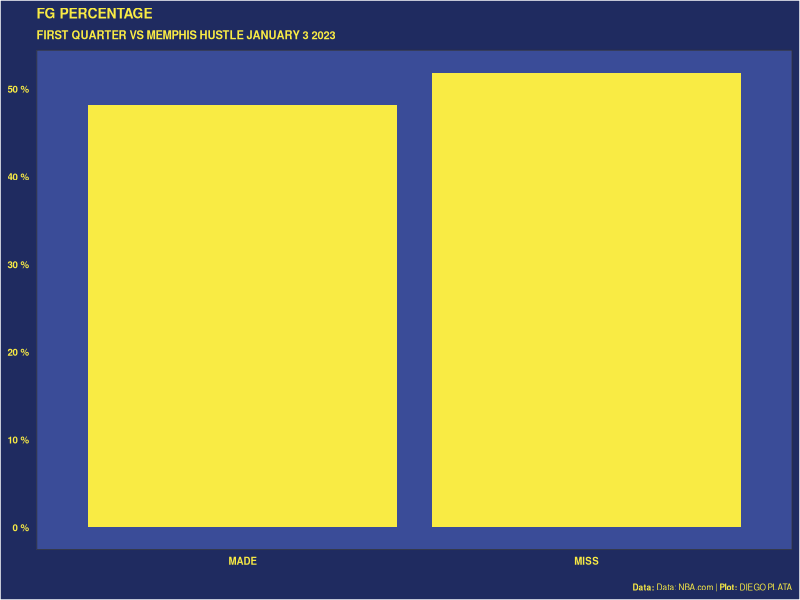
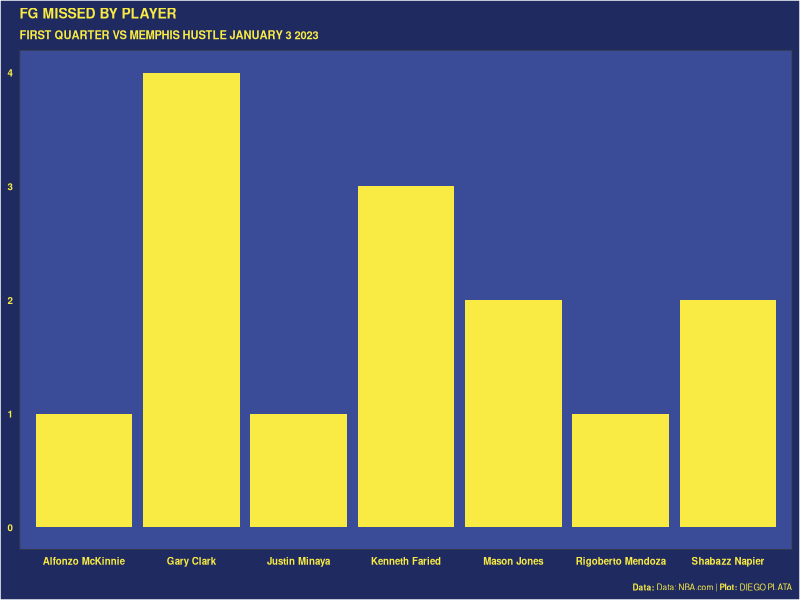
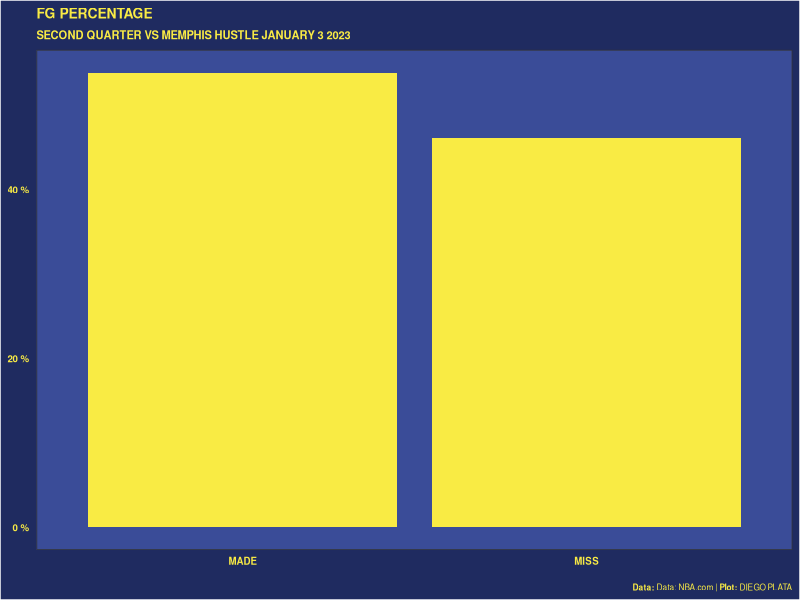
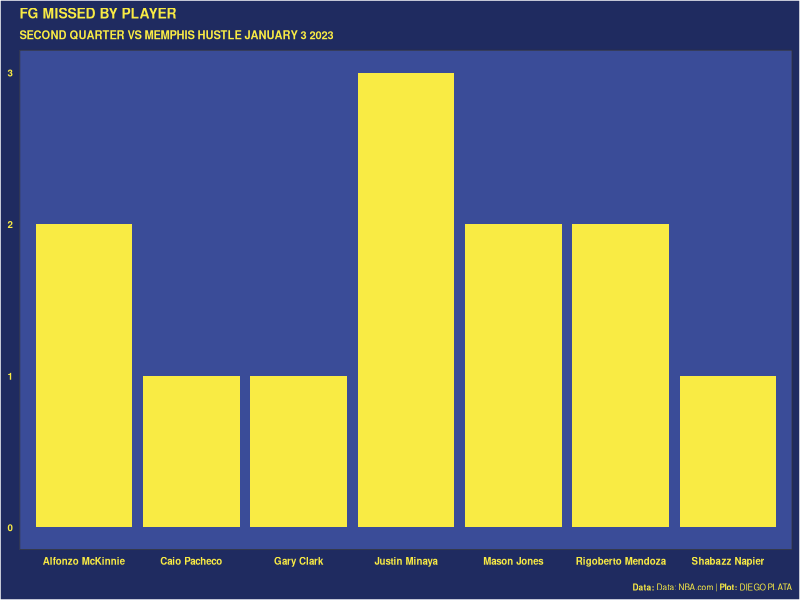
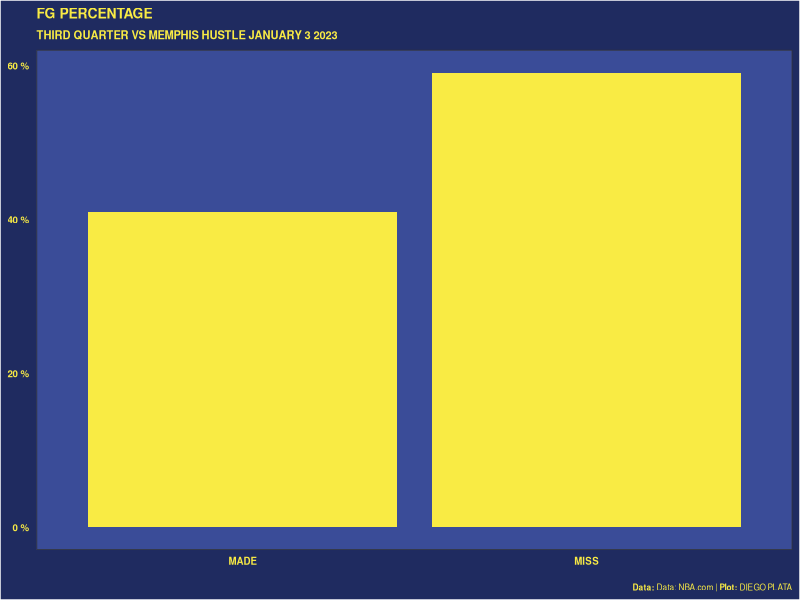
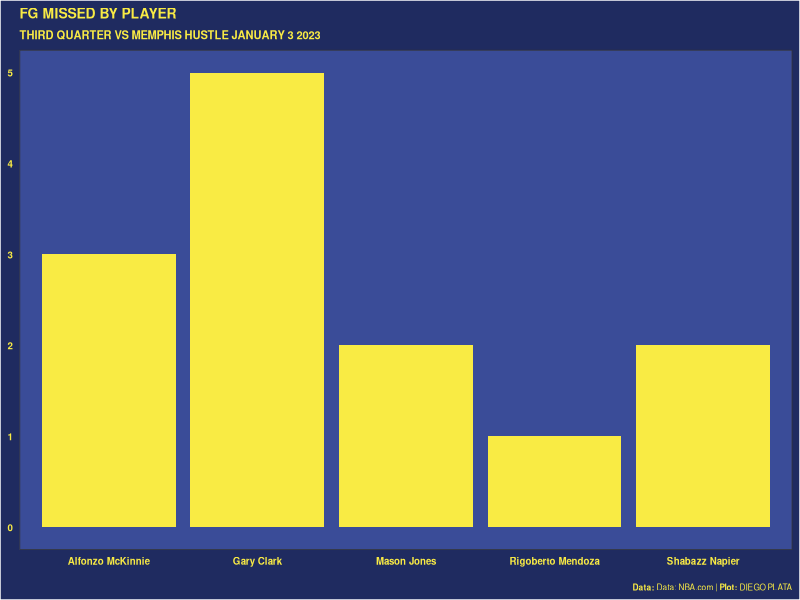
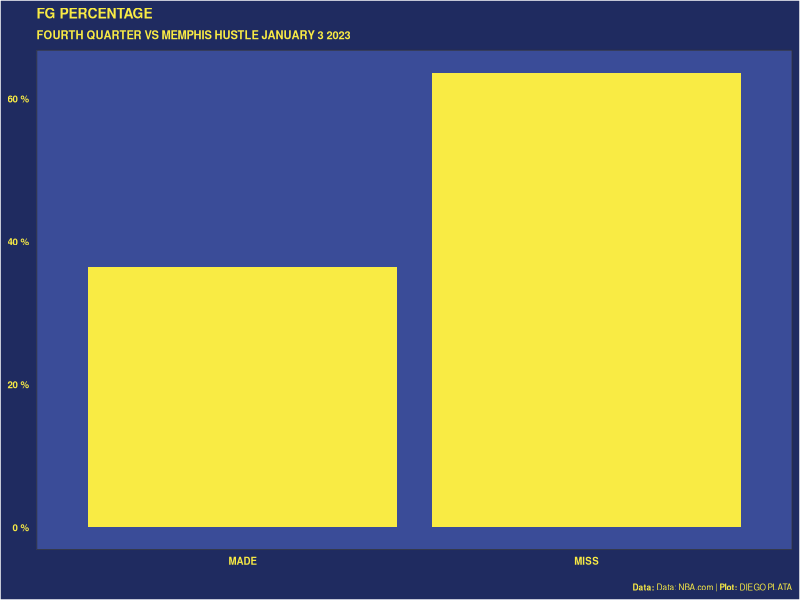
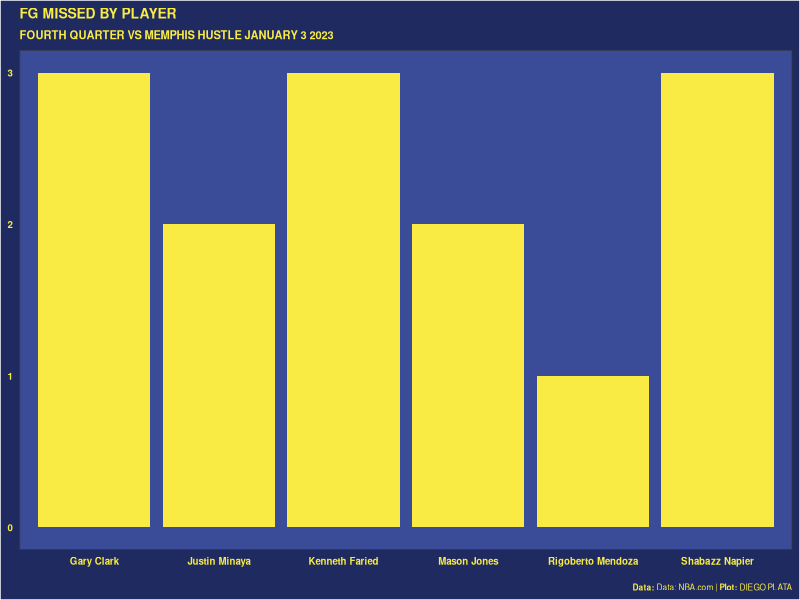

Write R code to recreate these figures, in order.
library(dplyr)
library(ggplot2)
library(ggtext)
library(patchwork)

#list_csv_files <- list.files(path = "data/games_pbp/lost_in_fourth/")
#meltdowns = do.call(rbind, lapply(list_csv_files, function(x) read.csv(glue::glue("data/games_pbp/lost_in_fourth/{x}"), stringsAsFactors = FALSE)))

data_dictionary <- read.csv('data/games_pbp/lost_in_fourth/data_dictionary.csv')
capitanes_hustle <- read.csv('data/games_pbp/lost_in_fourth/2022200046.csv')

# --------------------- FIRST QUARTER -----------------------------------------

capitanes_hustle_first_quarter_capitanes <- filter(capitanes_hustle, (PERIOD == 1 & PLAYER1_TEAM_CITY == "Mexico City"))
capitanes_hustle_first_quarter_capitanes_missed_fgs_list <- filter(capitanes_hustle_first_quarter_capitanes, EVENTMSGTYPE == 2)

capitanes_hustle_first_quarter_capitanes_total_fgs <- sum(capitanes_hustle_first_quarter_capitanes$EVENTMSGTYPE == 1) + sum(capitanes_hustle_first_quarter_capitanes$EVENTMSGTYPE == 2)
capitanes_hustle_first_quarter_capitanes_missed_fgs <- sum(capitanes_hustle_first_quarter_capitanes$EVENTMSGTYPE == 2)
capitanes_hustle_first_quarter_capitanes_missed_fgs_pctg <- (capitanes_hustle_first_quarter_capitanes_missed_fgs * 100) / (capitanes_hustle_first_quarter_capitanes_total_fgs)
capitanes_hustle_first_quarter_capitanes_made_fgs_pctg <- 100 - capitanes_hustle_first_quarter_capitanes_missed_fgs_pctg

made_miss_fg_pctg <- data.frame(
  category=c("MADE","MISS"),  
  value=c(capitanes_hustle_first_quarter_capitanes_made_fgs_pctg, capitanes_hustle_first_quarter_capitanes_missed_fgs_pctg)
)
made_miss_fg_pctg_plot <- ggplot(made_miss_fg_pctg, aes(x=category, y=value)) +
  geom_bar(stat = "identity", fill = "#F9EB44") +
  theme_bw() +
  labs(x=NULL,
       y=NULL,
       title = "FG PERCENTAGE",
       subtitle = "FIRST QUARTER VS MEMPHIS HUSTLE JANUARY 3 2023",
       caption = "<br>**Data:** Data: NBA.com | **Plot:** DIEGO PLATA") +
  scale_y_continuous(label = function(x) {return(paste(x, "%"))}) +
  theme(
    plot.title = element_text(face = "bold", size = 10, color = "#F9EB44"),
    plot.subtitle = element_text(size = 8, face = "bold", color = "#F9EB44"),
    plot.caption = element_markdown(size = 6, color = "#F9EB44"),
    panel.background = element_rect(fill = "#3A4C98"),
    plot.background = element_rect(fill = "#1F2B60"),
    panel.grid.major = element_blank(),
    panel.grid.minor = element_blank(),
    axis.text = element_text(size = 7, face = "bold", color = "#F9EB44"),
    axis.ticks.y = element_blank(),
    axis.ticks.x = element_blank(),
    axis.line.x = element_blank(),
    axis.line.y = element_blank()
  )
made_miss_fg_pctg_plot

miss_per_player <- capitanes_hustle_first_quarter_capitanes_missed_fgs_list %>% count(PLAYER1_NAME)
miss_per_player_plot <- ggplot(miss_per_player, aes(x=PLAYER1_NAME, y=n)) +
  geom_bar(stat = "identity", fill = "#F9EB44") +
  theme_bw() +
  labs(x=NULL,
       y=NULL,
       title = "FG MISSED BY PLAYER",
       subtitle = "FIRST QUARTER VS MEMPHIS HUSTLE JANUARY 3 2023",
       caption = "<br>**Data:** Data: NBA.com | **Plot:** DIEGO PLATA") +
  theme(
    plot.title = element_text(face = "bold", size = 10, color = "#F9EB44"),
    plot.subtitle = element_text(size = 8, face = "bold", color = "#F9EB44"),
    plot.caption = element_markdown(size = 6, color = "#F9EB44"),
    panel.background = element_rect(fill = "#3A4C98"),
    plot.background = element_rect(fill = "#1F2B60"),
    panel.grid.major = element_blank(),
    panel.grid.minor = element_blank(),
    axis.text = element_text(size = 7, face = "bold", color = "#F9EB44"),
    axis.ticks.y = element_blank(),
    axis.ticks.x = element_blank(),
    axis.line.x = element_blank(),
    axis.line.y = element_blank()
  )
miss_per_player_plot

# --------------------- SECOND QUARTER -----------------------------------------

capitanes_hustle_second_quarter_capitanes <- filter(capitanes_hustle, (PERIOD == 2 & PLAYER1_TEAM_CITY == "Mexico City"))
capitanes_hustle_second_quarter_capitanes_missed_fgs_list <- filter(capitanes_hustle_second_quarter_capitanes, EVENTMSGTYPE == 2)

capitanes_hustle_second_quarter_capitanes_total_fgs <- sum(capitanes_hustle_second_quarter_capitanes$EVENTMSGTYPE == 1) + sum(capitanes_hustle_second_quarter_capitanes$EVENTMSGTYPE == 2)
capitanes_hustle_second_quarter_capitanes_missed_fgs <- sum(capitanes_hustle_second_quarter_capitanes$EVENTMSGTYPE == 2)
capitanes_hustle_second_quarter_capitanes_missed_fgs_pctg <- (capitanes_hustle_second_quarter_capitanes_missed_fgs * 100) / (capitanes_hustle_second_quarter_capitanes_total_fgs)
capitanes_hustle_second_quarter_capitanes_made_fgs_pctg <- 100 - capitanes_hustle_second_quarter_capitanes_missed_fgs_pctg

second_made_miss_fg_pctg <- data.frame(
  category=c("MADE","MISS"),  
  value=c(capitanes_hustle_second_quarter_capitanes_made_fgs_pctg, capitanes_hustle_second_quarter_capitanes_missed_fgs_pctg)
)
second_made_miss_fg_pctg_plot <- ggplot(second_made_miss_fg_pctg, aes(x=category, y=value)) +
  geom_bar(stat = "identity", fill = "#F9EB44") +
  theme_bw() +
  labs(x=NULL,
       y=NULL,
       title = "FG PERCENTAGE",
       subtitle = "SECOND QUARTER VS MEMPHIS HUSTLE JANUARY 3 2023",
       caption = "<br>**Data:** Data: NBA.com | **Plot:** DIEGO PLATA") +
  scale_y_continuous(label = function(x) {return(paste(x, "%"))}) +
  theme(
    plot.title = element_text(face = "bold", size = 10, color = "#F9EB44"),
    plot.subtitle = element_text(size = 8, face = "bold", color = "#F9EB44"),
    plot.caption = element_markdown(size = 6, color = "#F9EB44"),
    panel.background = element_rect(fill = "#3A4C98"),
    plot.background = element_rect(fill = "#1F2B60"),
    panel.grid.major = element_blank(),
    panel.grid.minor = element_blank(),
    axis.text = element_text(size = 7, face = "bold", color = "#F9EB44"),
    axis.ticks.y = element_blank(),
    axis.ticks.x = element_blank(),
    axis.line.x = element_blank(),
    axis.line.y = element_blank()
  )
second_made_miss_fg_pctg_plot

second_miss_per_player <- capitanes_hustle_second_quarter_capitanes_missed_fgs_list %>% count(PLAYER1_NAME)
second_miss_per_player_plot <- ggplot(second_miss_per_player, aes(x=PLAYER1_NAME, y=n)) +
  geom_bar(stat = "identity", fill = "#F9EB44") +
  theme_bw() +
  labs(x=NULL,
       y=NULL,
       title = "FG MISSED BY PLAYER",
       subtitle = "SECOND QUARTER VS MEMPHIS HUSTLE JANUARY 3 2023",
       caption = "<br>**Data:** Data: NBA.com | **Plot:** DIEGO PLATA") +
  theme(
    plot.title = element_text(face = "bold", size = 10, color = "#F9EB44"),
    plot.subtitle = element_text(size = 8, face = "bold", color = "#F9EB44"),
    plot.caption = element_markdown(size = 6, color = "#F9EB44"),
    panel.background = element_rect(fill = "#3A4C98"),
    plot.background = element_rect(fill = "#1F2B60"),
    panel.grid.major = element_blank(),
    panel.grid.minor = element_blank(),
    axis.text = element_text(size = 7, face = "bold", color = "#F9EB44"),
    axis.ticks.y = element_blank(),
    axis.ticks.x = element_blank(),
    axis.line.x = element_blank(),
    axis.line.y = element_blank()
  )
second_miss_per_player_plot

# --------------------- THIRD QUARTER -----------------------------------------

capitanes_hustle_third_quarter_capitanes <- filter(capitanes_hustle, (PERIOD == 3 & PLAYER1_TEAM_CITY == "Mexico City"))
capitanes_hustle_third_quarter_capitanes_missed_fgs_list <- filter(capitanes_hustle_third_quarter_capitanes, EVENTMSGTYPE == 2)

capitanes_hustle_third_quarter_capitanes_total_fgs <- sum(capitanes_hustle_third_quarter_capitanes$EVENTMSGTYPE == 1) + sum(capitanes_hustle_third_quarter_capitanes$EVENTMSGTYPE == 2)
capitanes_hustle_third_quarter_capitanes_missed_fgs <- sum(capitanes_hustle_third_quarter_capitanes$EVENTMSGTYPE == 2)
capitanes_hustle_third_quarter_capitanes_missed_fgs_pctg <- (capitanes_hustle_third_quarter_capitanes_missed_fgs * 100) / (capitanes_hustle_third_quarter_capitanes_total_fgs)
capitanes_hustle_third_quarter_capitanes_made_fgs_pctg <- 100 - capitanes_hustle_third_quarter_capitanes_missed_fgs_pctg

third_made_miss_fg_pctg <- data.frame(
  category=c("MADE","MISS"),  
  value=c(capitanes_hustle_third_quarter_capitanes_made_fgs_pctg, capitanes_hustle_third_quarter_capitanes_missed_fgs_pctg)
)
third_made_miss_fg_pctg_plot <- ggplot(third_made_miss_fg_pctg, aes(x=category, y=value)) +
  geom_bar(stat = "identity", fill = "#F9EB44") +
  theme_bw() +
  labs(x=NULL,
       y=NULL,
       title = "FG PERCENTAGE",
       subtitle = "THIRD QUARTER VS MEMPHIS HUSTLE JANUARY 3 2023",
       caption = "<br>**Data:** Data: NBA.com | **Plot:** DIEGO PLATA") +
  scale_y_continuous(label = function(x) {return(paste(x, "%"))}) +
  theme(
    plot.title = element_text(face = "bold", size = 10, color = "#F9EB44"),
    plot.subtitle = element_text(size = 8, face = "bold", color = "#F9EB44"),
    plot.caption = element_markdown(size = 6, color = "#F9EB44"),
    panel.background = element_rect(fill = "#3A4C98"),
    plot.background = element_rect(fill = "#1F2B60"),
    panel.grid.major = element_blank(),
    panel.grid.minor = element_blank(),
    axis.text = element_text(size = 7, face = "bold", color = "#F9EB44"),
    axis.ticks.y = element_blank(),
    axis.ticks.x = element_blank(),
    axis.line.x = element_blank(),
    axis.line.y = element_blank()
  )
third_made_miss_fg_pctg_plot

third_miss_per_player <- capitanes_hustle_third_quarter_capitanes_missed_fgs_list %>% count(PLAYER1_NAME)
third_miss_per_player_plot <- ggplot(third_miss_per_player, aes(x=PLAYER1_NAME, y=n)) +
  geom_bar(stat = "identity", fill = "#F9EB44") +
  theme_bw() +
  labs(x=NULL,
       y=NULL,
       title = "FG MISSED BY PLAYER",
       subtitle = "THIRD QUARTER VS MEMPHIS HUSTLE JANUARY 3 2023",
       caption = "<br>**Data:** Data: NBA.com | **Plot:** DIEGO PLATA") +
  theme(
    plot.title = element_text(face = "bold", size = 10, color = "#F9EB44"),
    plot.subtitle = element_text(size = 8, face = "bold", color = "#F9EB44"),
    plot.caption = element_markdown(size = 6, color = "#F9EB44"),
    panel.background = element_rect(fill = "#3A4C98"),
    plot.background = element_rect(fill = "#1F2B60"),
    panel.grid.major = element_blank(),
    panel.grid.minor = element_blank(),
    axis.text = element_text(size = 7, face = "bold", color = "#F9EB44"),
    axis.ticks.y = element_blank(),
    axis.ticks.x = element_blank(),
    axis.line.x = element_blank(),
    axis.line.y = element_blank()
  )
third_miss_per_player_plot

# --------------------- FOURTH QUARTER -----------------------------------------

capitanes_hustle_fourth_quarter_capitanes <- filter(capitanes_hustle, (PERIOD == 4 & PLAYER1_TEAM_CITY == "Mexico City"))
capitanes_hustle_fourth_quarter_capitanes_missed_fgs_list <- filter(capitanes_hustle_fourth_quarter_capitanes, EVENTMSGTYPE == 2)

capitanes_hustle_fourth_quarter_capitanes_total_fgs <- sum(capitanes_hustle_fourth_quarter_capitanes$EVENTMSGTYPE == 1) + sum(capitanes_hustle_fourth_quarter_capitanes$EVENTMSGTYPE == 2)
capitanes_hustle_fourth_quarter_capitanes_missed_fgs <- sum(capitanes_hustle_fourth_quarter_capitanes$EVENTMSGTYPE == 2)
capitanes_hustle_fourth_quarter_capitanes_missed_fgs_pctg <- (capitanes_hustle_fourth_quarter_capitanes_missed_fgs * 100) / (capitanes_hustle_fourth_quarter_capitanes_total_fgs)
capitanes_hustle_fourth_quarter_capitanes_made_fgs_pctg <- 100 - capitanes_hustle_fourth_quarter_capitanes_missed_fgs_pctg

fourth_made_miss_fg_pctg <- data.frame(
  category=c("MADE","MISS"),  
  value=c(capitanes_hustle_fourth_quarter_capitanes_made_fgs_pctg, capitanes_hustle_fourth_quarter_capitanes_missed_fgs_pctg)
)
fourth_made_miss_fg_pctg_plot <- ggplot(fourth_made_miss_fg_pctg, aes(x=category, y=value)) +
  geom_bar(stat = "identity", fill = "#F9EB44") +
  theme_bw() +
  labs(x=NULL,
       y=NULL,
       title = "FG PERCENTAGE",
       subtitle = "FOURTH QUARTER VS MEMPHIS HUSTLE JANUARY 3 2023",
       caption = "<br>**Data:** Data: NBA.com | **Plot:** DIEGO PLATA") +
  scale_y_continuous(label = function(x) {return(paste(x, "%"))}) +
  theme(
    plot.title = element_text(face = "bold", size = 10, color = "#F9EB44"),
    plot.subtitle = element_text(size = 8, face = "bold", color = "#F9EB44"),
    plot.caption = element_markdown(size = 6, color = "#F9EB44"),
    panel.background = element_rect(fill = "#3A4C98"),
    plot.background = element_rect(fill = "#1F2B60"),
    panel.grid.major = element_blank(),
    panel.grid.minor = element_blank(),
    axis.text = element_text(size = 7, face = "bold", color = "#F9EB44"),
    axis.ticks.y = element_blank(),
    axis.ticks.x = element_blank(),
    axis.line.x = element_blank(),
    axis.line.y = element_blank()
  )
fourth_made_miss_fg_pctg_plot

fourth_miss_per_player <- capitanes_hustle_fourth_quarter_capitanes_missed_fgs_list %>% count(PLAYER1_NAME)
fourth_miss_per_player_plot <- ggplot(fourth_miss_per_player, aes(x=PLAYER1_NAME, y=n)) +
  geom_bar(stat = "identity", fill = "#F9EB44") +
  theme_bw() +
  labs(x=NULL,
       y=NULL,
       title = "FG MISSED BY PLAYER",
       subtitle = "FOURTH QUARTER VS MEMPHIS HUSTLE JANUARY 3 2023",
       caption = "<br>**Data:** Data: NBA.com | **Plot:** DIEGO PLATA") +
  theme(
    plot.title = element_text(face = "bold", size = 10, color = "#F9EB44"),
    plot.subtitle = element_text(size = 8, face = "bold", color = "#F9EB44"),
    plot.caption = element_markdown(size = 6, color = "#F9EB44"),
    panel.background = element_rect(fill = "#3A4C98"),
    plot.background = element_rect(fill = "#1F2B60"),
    panel.grid.major = element_blank(),
    panel.grid.minor = element_blank(),
    axis.text = element_text(size = 7, face = "bold", color = "#F9EB44"),
    axis.ticks.y = element_blank(),
    axis.ticks.x = element_blank(),
    axis.line.x = element_blank(),
    axis.line.y = element_blank()
  )
fourth_miss_per_player_plot

first <- made_miss_fg_pctg_plot + miss_per_player_plot 
second <- second_made_miss_fg_pctg_plot + second_miss_per_player_plot
third <- third_made_miss_fg_pctg_plot + third_miss_per_player_plot
fourth <- fourth_made_miss_fg_pctg_plot + fourth_miss_per_player_plot

first / second
third / fourth

capitanes_hustle_first_quarter <- filter(capitanes_hustle, (PERIOD == 1))
capitanes_hustle_second_quarter <- filter(capitanes_hustle, (PERIOD == 2))
capitanes_hustle_third_quarter <- filter(capitanes_hustle, (PERIOD == 3))
capitanes_hustle_fourth_quarter <- filter(capitanes_hustle, PERIOD == 4)

fgs_first_quarter <- sum(capitanes_hustle_first_quarter$EVENTMSGTYPE == 1) + sum(capitanes_hustle_first_quarter$EVENTMSGTYPE == 2)


